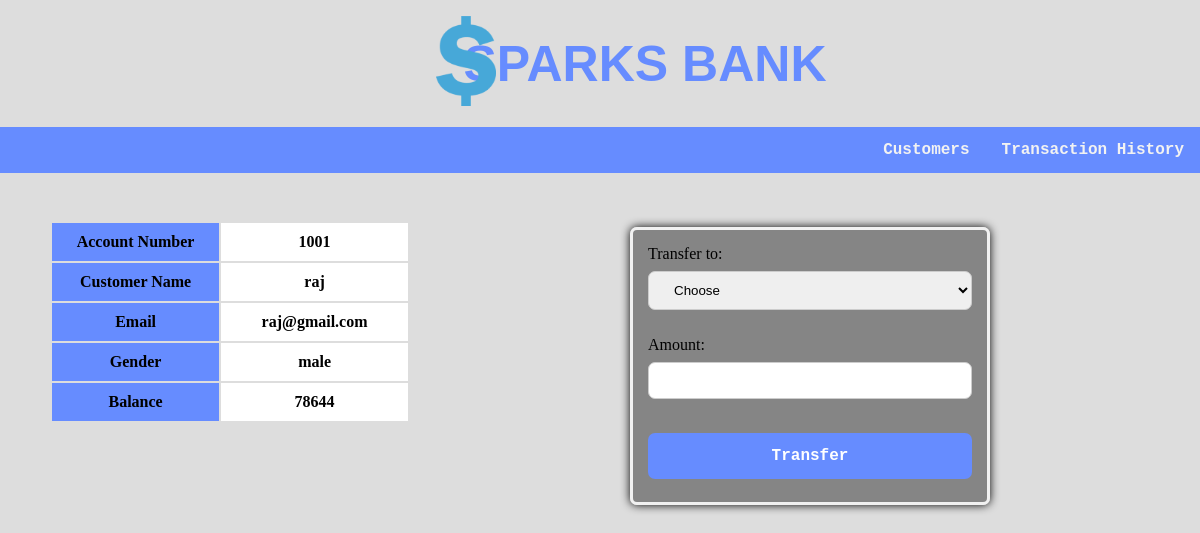
The page /transactions.php?id=2 on the database its author committed.
### tables this page shows
CREATE TABLE `customers` (
  `id` int(20) NOT NULL,
  `customer_name` varchar(20) NOT NULL,
  `acc_no` int(11) NOT NULL,
  `email` varchar(28) NOT NULL,
  `gender` varchar(11) NOT NULL,
  `balance` int(11) NOT NULL
);

### transactions.php (the view, shortened to what this page needs)
<!DOCTYPE html>
<html>
<head>
	<link rel="stylesheet" type="text/css" href="assests\style1.css">
</head>
<body>
	<div class="head">
    <img src="img/logo.png" class="logo">
		<h1 style=" font-size: 50px; text-align:center;">
		<a href="index.php" style="color:#668cff; font-family: 'Catamaran', sans-serif;">SPARKS BANK</a>
		</h1>
	</div>
	<div class="topnav">
		<nav style="float: right;">
  		<a href="trans_history.php" class="a1">Transaction History</a>
  		<a href="customers.php" class="a1" >Customers</a>
  		</nav>
  	</div>
  	<div>
  	<?php
  			include('conn.php');
  			$sid=$_GET['id'];
  			$selectSQL = "SELECT * FROM customers WHERE id=$sid ";
  			$Res = mysqli_query( $con,$selectSQL );
  				$row=mysqli_fetch_assoc($Res);
    ?>
    <br>
    <table align="center" style="width:30%; float: left; position: relative; left: 50px;top: 30px; ">
  			<thead>
  				<tr >
  					<th style="background-color: #668cff">Account Number</th>
            <th style="background-color: white;"><?php echo $row['acc_no'];?></th>
          </tr>
          <tr>
  					<th style="background-color: #668cff">Customer Name</th>
            <th style="background-color: white;"><?php echo $row['customer_name'];?></th>
          </tr>
          <tr>
            <th style="background-color: #668cff">Email</th>
            <th style="background-color: white;"><?php echo $row['email'];?></th>
          </tr>
  				<tr>
  					<th style="background-color: #668cff">Gender</th>
            <th style="background-color: white;"><?php echo $row['gender'];?></th>
          </tr>
          <tr>
  					<th style="background-color: #668cff">Balance</th>
            <th style="background-color: white;"><?php echo $row['balance'];?></th>
  				</tr>
  			</thead>
  		</table>
<br><br>
  <div>
  	<form method="post" name="tr" >
  		<label>Transfer to:</label>
  		<select name="to" class="sel1" required >
  			<option value="" disabled selected >Choose </option>
  		</select>
  		<br><br>
  		<label>Amount:</label>
  		<input type="number" name="amount" required>
  		<br><br>
  		<div style="text-align: center;">
  			<button type="submit" name="submit">Transfer</button>
  		</div>
  	</form>
  </div>
</body>
</html>

### assests/style1.css (style rules this page uses)
.topnav { background-color: #668cff; overflow: hidden; }
.topnav a { float: right; display: block; color: #f2f2f2; text-align: center; padding: 14px 16px; text-decoration: none; font-family: "Lucida Console", "Courier New", monospace; font-weight: bold; }
a { text-decoration: none; font-family: "Lucida Console", "Courier New", monospace; font-weight: bold; font-style: normal; color: #cc3300; }
.head { background-color: #ddd; padding: 1px; }
body { margin: 0; background-color: #ddd; }
* { box-sizing: border-box; }

### transactions.php (style rules this page uses)
th, td { width:250px; text-align:center; padding:10px; }
.logo { float: left; position: relative; left: 420px; padding: 15px; width: 90px; height: 120px; }
button { border: 1px black; border-radius: 5px; padding: 3px; background-color:white; }
form { border: 3px solid #f1f1f1; width: 30%; background-color: #b3b3ff; background-color: rgba(0,0,0, 0.4); margin: auto auto; padding: 15px; border-radius: 7px; box-shadow: 0 0 10px #000; position: relative; top: 0; bottom: 0; left: 210px; right: 0; }
input[type=number],.sel1 { width: 100%; padding: 10px 21px; margin: 8px 0; display: inline-block; border: 1px solid #ccc; box-sizing: border-box; border-radius: 7px; }
::placeholder,button { font-family: "Lucida Console", "Courier New", monospace; font-weight: bold; font-size: 16px; color: black; }
button { background-color: #668cff; color: white; padding: 14px 20px; margin: 8px 0; border: none; cursor: pointer; width: 100%; border-radius: 7px; }

### rows shown on the page
customers: acc_no "1001", customer_name "raj", email "raj@gmail.com", gender "male", balance "78644"
